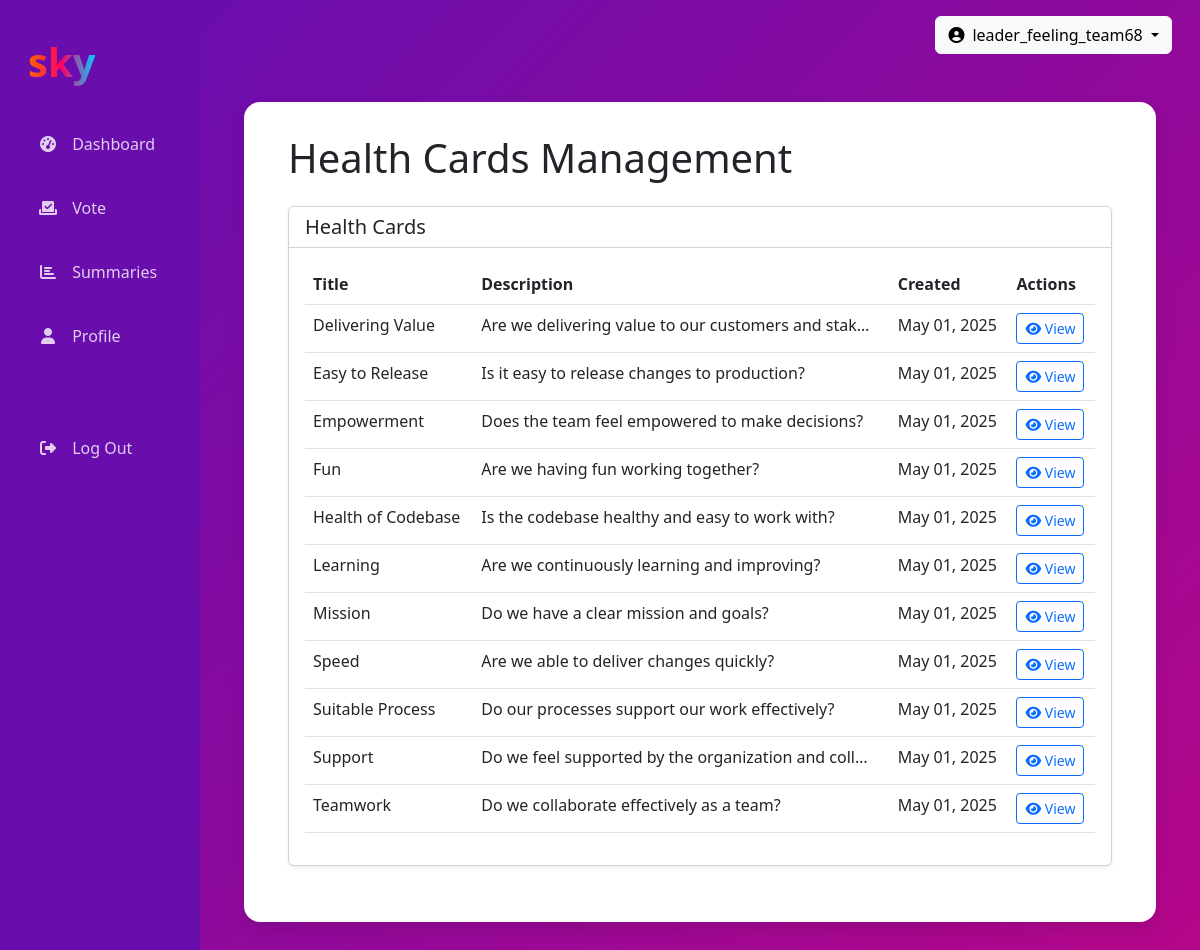
/health-cards/health-cards/ (signed in), run on the app's committed database.
### accounts/models.py (models this page shows, shortened)
class User(AbstractUser):
    ROLE_CHOICES = (
        ('engineer', 'Engineer'),
        ('team_leader', 'Team Leader'),
        ('senior_manager', 'Senior Manager'),
        ('department_manager', 'Department Manager'),
        ('admin', 'Administrator'),
    )
    email = models.EmailField(_('email address'), unique=True)
    role = models.CharField(max_length=20, choices=ROLE_CHOICES, default='engineer')
    team = models.ForeignKey('teams.Team', on_delete=models.SET_NULL, null=True, blank=True, related_name='members')
    USERNAME_FIELD = 'email'
    REQUIRED_FIELDS = ['username']
    @property
    def is_admin(self):
        return self.role == 'admin' or self.is_superuser

### health_cards/models.py (models this page shows, shortened)
class HealthCard(models.Model):
    id = models.UUIDField(primary_key=True, default=uuid.uuid4, editable=False)
    title = models.CharField(max_length=100)
    description = models.TextField()
    example_green = models.TextField(help_text="Example of green status")
    example_amber = models.TextField(help_text="Example of amber status", default=".")
    example_red = models.TextField(help_text="Example of red status")
    image_path = models.CharField(max_length=255, blank=True, help_text="Path to the card image relative to static files")
    created_at = models.DateTimeField(auto_now_add=True)
    class Meta:
        ordering = ["title"]

### health_cards/views.py (the view)
# urls.py: path('health-cards/', views.health_card_list, name='health_card_list'),
@login_required
def health_card_list(request):
    health_cards = HealthCard.objects.all().order_by('title')
    return render(request, 'health_cards/health_cards.html', {'health_cards': health_cards})

### templates/health_cards/health_cards.html (shortened to what this page needs)
{% extends 'base/base.html' %}
{% block content %}
<div class="container-fluid">
    <h1 class="mb-4">Health Cards Management</h1>
    <div class="row mb-4">
        <div class="col-md-12">
            <div class="card shadow-sm">
                <div class="card-header bg-white">
                    <div class="d-flex justify-content-between align-items-center">
                        <h5 class="mb-0">Health Cards</h5>
                    </div>
                </div>
                <div class="card-body">
                    <div class="table-responsive">
                        <table class="table table-hover">
                            <thead>
                                <tr>
                                    <th>Title</th>
                                    <th>Description</th>
                                    <th>Created</th>
                                    <th>Actions</th>
                                </tr>
                            </thead>
                            <tbody>
                                {% for card in health_cards %}
                                <tr>
                                    <td>{{ card.title }}</td>
                                    <td>{{ card.description|truncatechars:50 }}</td>
                                    <td>{{ card.created_at|date:"M d, Y" }}</td>
                                    <td>
                                        <button class="btn btn-sm btn-outline-primary view-card-btn" data-card-id="{{ card.id }}">
                                            <i class="fas fa-eye"></i> View
                                        </button>
                                    </td>
                                </tr>
                                {% empty %}
                                <tr>
                                    <td colspan="4" class="text-center">No health cards found.</td>
                                </tr>
                                {% endfor %}
                            </tbody>
                        </table>
                    </div>
                </div>
            </div>
        </div>
    </div>
</div>
{% endblock %}

### templates/base/base.html (shortened to what this page needs)
<!DOCTYPE html>
<html lang="en">
<head>
    <link href="https://cdn.jsdelivr.net/npm/bootstrap@5.3.0/dist/css/bootstrap.min.css" rel="stylesheet">
    <link rel="stylesheet" href="https://cdnjs.cloudflare.com/ajax/libs/font-awesome/6.4.0/css/all.min.css">
</head>
<body>
    {% if user.is_authenticated %}
        <div class="container-fluid">
            <div class="row">
                <div class="col-md-3 col-lg-2 sidebar">
                    <div class="d-flex align-items-center mb-4 px-3">
                        <div class="logo">sky</div>
                    </div>
                    <ul class="nav flex-column">
                        <li class="nav-item">
                            <a class="nav-link {% if request.resolver_match.url_name == 'dashboard' %}active{% endif %}" href="{% url 'dashboard' %}">
                                <i class="fas fa-tachometer-alt"></i> Dashboard
                            </a>
                        </li>
                        <li class="nav-item">
                            <a class="nav-link {% if request.resolver_match.url_name == 'vote' %}active{% endif %}" href="{% url 'vote_page' %}">
                                <i class="fas fa-vote-yea"></i> Vote
                            </a>
                        </li>
                        <li class="nav-item">
                            <a class="nav-link {% if request.resolver_match.url_name == 'summaries' %}active{% endif %}" href="{% url 'department_summary' %}">
                                <i class="fas fa-chart-bar"></i> Summaries
                            </a>
                        </li>
                        <li class="nav-item">
                            <a class="nav-link {% if request.resolver_match.url_name == 'profile' %}active{% endif %}" href="{% url 'profile' %}">
                                <i class="fas fa-user"></i> Profile
                            </a>
                        </li>
                        <li class="nav-item mt-5">
                            <a class="nav-link" href="{% url 'logout' %}">
                                <i class="fas fa-sign-out-alt"></i> Log Out
                            </a>
                        </li>
                    </ul>
                </div>
                <div class="col-md-9 col-lg-10 gradient-background">
                    <div class="d-flex justify-content-end p-3">
                        <div class="dropdown">
                            <button class="btn btn-light dropdown-toggle" type="button" id="userDropdown" data-bs-toggle="dropdown" aria-expanded="false">
                                <i class="fas fa-user-circle me-2"></i>{{ user.username }}
                            </button>
                        </div>
                    </div>
                    <div class="content-area fade-in">
                        {% block content %}{% endblock %}
                    </div>
                </div>
            </div>
        </div>
    {% endif %}
</body>
</html>

### templates/base/base.html (style rules this page uses)
:root { --sky-purple: #6a0dad; --sky-pink: #ff0066; --sky-blue: #00ccff; --sky-orange: #ff6600; }
body { font-family: 'Segoe UI', Tahoma, Geneva, Verdana, sans-serif; }
.gradient-background { background: linear-gradient(135deg, var(--sky-purple), var(--sky-pink), var(--sky-blue)); background-size: 400% 400%; animation: gradient 15s ease infinite; min-height: 100vh; }
.logo { font-size: 2.5rem; font-weight: bold; background: linear-gradient(to right, var(--sky-orange), var(--sky-pink), var(--sky-blue)); -webkit-background-clip: text; -webkit-text-fill-color: transparent; display: inline-block; }
.sidebar { background-color: var(--sky-purple); color: white; min-height: 100vh; padding-top: 2rem; }
.sidebar .nav-link { color: rgba(255, 255, 255, 0.8); padding: 1rem 1.5rem; margin-bottom: 0.5rem; border-radius: 0.5rem; transition: all 0.3s ease; }
.sidebar .nav-link i { margin-right: 0.5rem; width: 1.5rem; text-align: center; }
.content-area { background-color: white; border-radius: 1rem; box-shadow: 0 0.5rem 1rem rgba(0, 0, 0, 0.1); padding: 2rem; margin: 2rem; }
.fade-in { animation: fadeIn 0.5s ease-in; }

### data on the page
User: username "leader_feeling_team68"
HealthCard: title "Delivering Value", description "Are we delivering value to our customers and stak…", created_at "May 01, 2025"
HealthCard: title "Easy to Release", description "Is it easy to release changes to production?", created_at "May 01, 2025"
HealthCard: title "Empowerment", description "Does the team feel empowered to make decisions?", created_at "May 01, 2025"
HealthCard: title "Fun", description "Are we having fun working together?", created_at "May 01, 2025"
HealthCard: title "Health of Codebase", description "Is the codebase healthy and easy to work with?", created_at "May 01, 2025"
HealthCard: title "Learning", description "Are we continuously learning and improving?", created_at "May 01, 2025"
HealthCard: title "Mission", description "Do we have a clear mission and goals?", created_at "May 01, 2025"
HealthCard: title "Speed", description "Are we able to deliver changes quickly?", created_at "May 01, 2025"
HealthCard: title "Suitable Process", description "Do our processes support our work effectively?", created_at "May 01, 2025"
HealthCard: title "Support", description "Do we feel supported by the organization and coll…", created_at "May 01, 2025"
HealthCard: title "Teamwork", description "Do we collaborate effectively as a team?", created_at "May 01, 2025"
